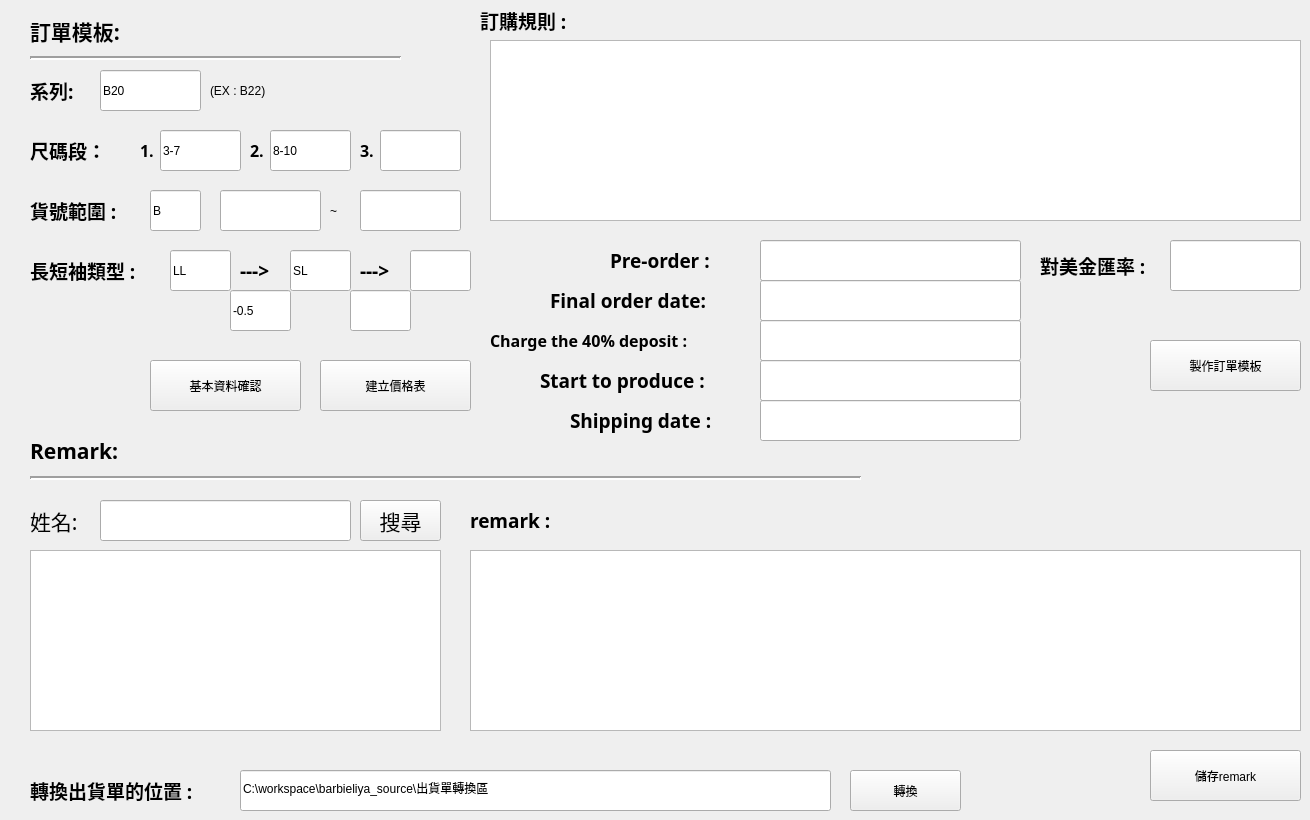
   <widget class="QWidget" name="tab_order">
    <attribute name="title">
     <string>訂單處理系統</string>
    </attribute>
    <widget class="QPushButton" name="Button_write_code">
     <property name="geometry">
      <rect>
       <x>1150</x>
       <y>340</y>
       <width>151</width>
       <height>51</height>
      </rect>
     </property>
     <property name="text">
      <string>製作訂單模板</string>
     </property>
    </widget>
    <widget class="QLineEdit" name="order_code_start">
     <property name="geometry">
      <rect>
       <x>220</x>
       <y>190</y>
       <width>101</width>
       <height>41</height>
      </rect>
     </property>
     <property name="text">
      <string/>
     </property>
    </widget>
    <widget class="QLineEdit" name="order_code_end">
     <property name="geometry">
      <rect>
       <x>360</x>
       <y>190</y>
       <width>101</width>
       <height>41</height>
      </rect>
     </property>
     <property name="text">
      <string/>
     </property>
    </widget>
    <widget class="QLineEdit" name="order_code_title">
     <property name="geometry">
      <rect>
       <x>150</x>
       <y>190</y>
       <width>51</width>
       <height>41</height>
      </rect>
     </property>
     <property name="text">
      <string>B</string>
     </property>
    </widget>
    <widget class="QLineEdit" name="order_SL_1">
     <property name="geometry">
      <rect>
       <x>170</x>
       <y>250</y>
       <width>61</width>
       <height>41</height>
      </rect>
     </property>
     <property name="text">
      <string>LL</string>
     </property>
    </widget>
    <widget class="QLabel" name="label_3">
     <property name="geometry">
      <rect>
       <x>330</x>
       <y>200</y>
       <width>21</width>
       <height>21</height>
      </rect>
     </property>
     <property name="text">
      <string>~</string>
     </property>
    </widget>
    <widget class="QLabel" name="label_7">
     <property name="geometry">
      <rect>
       <x>30</x>
       <y>190</y>
       <width>111</width>
       <height>41</height>
      </rect>
     </property>
     <property name="font">
      <font>
       <family>微軟正黑體</family>
       <pointsize>14</pointsize>
       <weight>75</weight>
       <bold>true</bold>
      </font>
     </property>
     <property name="text">
      <string>貨號範圍 :</string>
     </property>
    </widget>
    <widget class="QLabel" name="label_12">
     <property name="geometry">
      <rect>
       <x>30</x>
       <y>10</y>
       <width>121</width>
       <height>41</height>
      </rect>
     </property>
     <property name="font">
      <font>
       <family>微軟正黑體</family>
       <pointsize>16</pointsize>
       <weight>75</weight>
       <bold>true</bold>
      </font>
     </property>
     <property name="text">
      <string>訂單模板:</string>
     </property>
    </widget>
    <widget class="Line" name="line_3">
     <property name="geometry">
      <rect>
       <x>30</x>
       <y>50</y>
       <width>371</width>
       <height>16</height>
      </rect>
     </property>
     <property name="lineWidth">
      <number>2</number>
     </property>
     <property name="orientation">
      <enum>Qt::Horizontal</enum>
     </property>
    </widget>
    <widget class="QTextEdit" name="order_rules">
     <property name="geometry">
      <rect>
       <x>490</x>
       <y>40</y>
       <width>811</width>
       <height>181</height>
      </rect>
     </property>
    </widget>
    <widget class="QPushButton" name="Button_push_remark">
     <property name="geometry">
      <rect>
       <x>1150</x>
       <y>750</y>
       <width>151</width>
       <height>51</height>
      </rect>
     </property>
     <property name="text">
      <string>儲存remark</string>
     </property>
    </widget>
    <widget class="QLabel" name="label_5">
     <property name="geometry">
      <rect>
       <x>30</x>
       <y>130</y>
       <width>91</width>
       <height>41</height>
      </rect>
     </property>
     <property name="font">
      <font>
       <family>微軟正黑體</family>
       <pointsize>14</pointsize>
       <weight>75</weight>
       <bold>true</bold>
      </font>
     </property>
     <property name="text">
      <string>尺碼段：</string>
     </property>
    </widget>
    <widget class="QLineEdit" name="size_range_1">
     <property name="geometry">
      <rect>
       <x>160</x>
       <y>130</y>
       <width>81</width>
       <height>41</height>
      </rect>
     </property>
     <property name="text">
      <string>3-7</string>
     </property>
    </widget>
    <widget class="QLabel" name="label_14">
     <property name="geometry">
      <rect>
       <x>140</x>
       <y>140</y>
       <width>21</width>
       <height>21</height>
      </rect>
     </property>
     <property name="font">
      <font>
       <family>微軟正黑體</family>
       <pointsize>12</pointsize>
       <weight>75</weight>
       <bold>true</bold>
      </font>
     </property>
     <property name="text">
      <string>1.</string>
     </property>
    </widget>
    <widget class="QLabel" name="label_15">
     <property name="geometry">
      <rect>
       <x>250</x>
       <y>140</y>
       <width>21</width>
       <height>21</height>
      </rect>
     </property>
     <property name="font">
      <font>
       <family>微軟正黑體</family>
       <pointsize>12</pointsize>
       <weight>75</weight>
       <bold>true</bold>
      </font>
     </property>
     <property name="text">
      <string>2.</string>
     </property>
    </widget>
    <widget class="QLineEdit" name="size_range_2">
     <property name="geometry">
      <rect>
       <x>270</x>
       <y>130</y>
       <width>81</width>
       <height>41</height>
      </rect>
     </property>
     <property name="text">
      <string>8-10</string>
     </property>
    </widget>
    <widget class="QLineEdit" name="exchange_rate">
     <property name="geometry">
      <rect>
       <x>1170</x>
       <y>240</y>
       <width>131</width>
       <height>51</height>
      </rect>
     </property>
    </widget>
    <widget class="QLabel" name="label_22">
     <property name="geometry">
      <rect>
       <x>1040</x>
       <y>240</y>
       <width>141</width>
       <height>51</height>
      </rect>
     </property>
     <property name="font">
      <font>
       <family>微軟正黑體</family>
       <pointsize>14</pointsize>
       <weight>75</weight>
       <bold>true</bold>
      </font>
     </property>
     <property name="text">
      <string>對美金匯率 :</string>
     </property>
    </widget>
    <widget class="QLabel" name="label_23">
     <property name="geometry">
      <rect>
       <x>480</x>
       <y>0</y>
       <width>141</width>
       <height>41</height>
      </rect>
     </property>
     <property name="font">
      <font>
       <family>微軟正黑體</family>
       <pointsize>14</pointsize>
       <weight>75</weight>
       <bold>true</bold>
      </font>
     </property>
     <property name="text">
      <string>訂購規則 :</string>
     </property>
    </widget>
    <widget class="QTableWidget" name="order_list_customer">
     <property name="geometry">
      <rect>
       <x>30</x>
       <y>550</y>
       <width>411</width>
       <height>181</height>
      </rect>
     </property>
     <property name="editTriggers">
      <set>QAbstractItemView::NoEditTriggers</set>
     </property>
    </widget>
    <widget class="QLineEdit" name="order_search_customer">
     <property name="geometry">
      <rect>
       <x>100</x>
       <y>500</y>
       <width>251</width>
       <height>41</height>
      </rect>
     </property>
    </widget>
    <widget class="QLabel" name="label_customer_5">
     <property name="geometry">
      <rect>
       <x>30</x>
       <y>500</y>
       <width>61</width>
       <height>41</height>
      </rect>
     </property>
     <property name="font">
      <font>
       <family>微軟正黑體</family>
       <pointsize>16</pointsize>
      </font>
     </property>
     <property name="text">
      <string>姓名:</string>
     </property>
    </widget>
    <widget class="QPushButton" name="Button_customer_search_2">
     <property name="geometry">
      <rect>
       <x>360</x>
       <y>500</y>
       <width>81</width>
       <height>41</height>
      </rect>
     </property>
     <property name="font">
      <font>
       <family>微軟正黑體</family>
       <pointsize>16</pointsize>
      </font>
     </property>
     <property name="text">
      <string>搜尋</string>
     </property>
    </widget>
    <widget class="QLabel" name="label_26">
     <property name="geometry">
      <rect>
       <x>30</x>
       <y>430</y>
       <width>121</width>
       <height>41</height>
      </rect>
     </property>
     <property name="font">
      <font>
       <family>微軟正黑體</family>
       <pointsize>16</pointsize>
       <weight>75</weight>
       <bold>true</bold>
      </font>
     </property>
     <property name="text">
      <string>Remark:</string>
     </property>
    </widget>
    <widget class="Line" name="line_4">
     <property name="geometry">
      <rect>
       <x>30</x>
       <y>470</y>
       <width>831</width>
       <height>16</height>
      </rect>
     </property>
     <property name="lineWidth">
      <number>2</number>
     </property>
     <property name="orientation">
      <enum>Qt::Horizontal</enum>
     </property>
    </widget>
    <widget class="QTextEdit" name="order_remark">
     <property name="geometry">
      <rect>
       <x>470</x>
       <y>550</y>
       <width>831</width>
       <height>181</height>
      </rect>
     </property>
    </widget>
    <widget class="QLabel" name="label_28">
     <property name="geometry">
      <rect>
       <x>470</x>
       <y>500</y>
       <width>141</width>
       <height>41</height>
      </rect>
     </property>
     <property name="font">
      <font>
       <family>微軟正黑體</family>
       <pointsize>14</pointsize>
       <weight>75</weight>
       <bold>true</bold>
      </font>
     </property>
     <property name="text">
      <string>remark :</string>
     </property>
    </widget>
    <widget class="QLineEdit" name="series">
     <property name="geometry">
      <rect>
       <x>100</x>
       <y>70</y>
       <width>101</width>
       <height>41</height>
      </rect>
     </property>
     <property name="text">
      <string>B20</string>
     </property>
    </widget>
    <widget class="QLabel" name="label_31">
     <property name="geometry">
      <rect>
       <x>30</x>
       <y>70</y>
       <width>61</width>
       <height>41</height>
      </rect>
     </property>
     <property name="font">
      <font>
       <family>微軟正黑體</family>
       <pointsize>14</pointsize>
       <weight>75</weight>
       <bold>true</bold>
      </font>
     </property>
     <property name="text">
      <string>系列: </string>
     </property>
    </widget>
    <widget class="QLabel" name="label_32">
     <property name="geometry">
      <rect>
       <x>210</x>
       <y>70</y>
       <width>101</width>
       <height>41</height>
      </rect>
     </property>
     <property name="text">
      <string>(EX : B22)</string>
     </property>
    </widget>
    <widget class="QPushButton" name="Button_write_price">
     <property name="geometry">
      <rect>
       <x>320</x>
       <y>360</y>
       <width>151</width>
       <height>51</height>
      </rect>
     </property>
     <property name="text">
      <string>建立價格表</string>
     </property>
    </widget>
    <widget class="QLineEdit" name="size_range_3">
     <property name="geometry">
      <rect>
       <x>380</x>
       <y>130</y>
       <width>81</width>
       <height>41</height>
      </rect>
     </property>
     <property name="text">
      <string/>
     </property>
    </widget>
    <widget class="QLabel" name="label_39">
     <property name="geometry">
      <rect>
       <x>360</x>
       <y>140</y>
       <width>21</width>
       <height>21</height>
      </rect>
     </property>
     <property name="font">
      <font>
       <family>微軟正黑體</family>
       <pointsize>12</pointsize>
       <weight>75</weight>
       <bold>true</bold>
      </font>
     </property>
     <property name="text">
      <string>3.</string>
     </property>
    </widget>
    <widget class="QLineEdit" name="order_SL_2">
     <property name="geometry">
      <rect>
       <x>290</x>
       <y>250</y>
       <width>61</width>
       <height>41</height>
      </rect>
     </property>
     <property name="text">
      <string>SL</string>
     </property>
    </widget>
    <widget class="QLineEdit" name="order_SL_3">
     <property name="geometry">
      <rect>
       <x>410</x>
       <y>250</y>
       <width>61</width>
       <height>41</height>
      </rect>
     </property>
     <property name="text">
      <string/>
     </property>
    </widget>
    <widget class="QLabel" name="label_11">
     <property name="geometry">
      <rect>
       <x>30</x>
       <y>250</y>
       <width>141</width>
       <height>41</height>
      </rect>
     </property>
     <property name="font">
      <font>
       <family>微軟正黑體</family>
       <pointsize>14</pointsize>
       <weight>75</weight>
       <bold>true</bold>
      </font>
     </property>
     <property name="text">
      <string>長短袖類型 :</string>
     </property>
    </widget>
    <widget class="QLabel" name="order_error">
     <property name="geometry">
      <rect>
       <x>870</x>
       <y>450</y>
       <width>431</width>
       <height>51</height>
      </rect>
     </property>
     <property name="font">
      <font>
       <family>微軟正黑體</family>
       <pointsize>14</pointsize>
       <weight>75</weight>
       <bold>true</bold>
      </font>
     </property>
     <property name="text">
      <string/>
     </property>
     <property name="alignment">
      <set>Qt::AlignRight|Qt::AlignTrailing|Qt::AlignVCenter</set>
     </property>
    </widget>
    <widget class="QPushButton" name="Button_check_code">
     <property name="geometry">
      <rect>
       <x>150</x>
       <y>360</y>
       <width>151</width>
       <height>51</height>
      </rect>
     </property>
     <property name="text">
      <string>基本資料確認</string>
     </property>
    </widget>
    <widget class="QLineEdit" name="order_spread_1">
     <property name="geometry">
      <rect>
       <x>230</x>
       <y>290</y>
       <width>61</width>
       <height>41</height>
      </rect>
     </property>
     <property name="text">
      <string>-0.5</string>
     </property>
    </widget>
    <widget class="QLineEdit" name="order_spread_2">
     <property name="geometry">
      <rect>
       <x>350</x>
       <y>290</y>
       <width>61</width>
       <height>41</height>
      </rect>
     </property>
     <property name="text">
      <string/>
     </property>
    </widget>
    <widget class="QLabel" name="label_13">
     <property name="geometry">
      <rect>
       <x>240</x>
       <y>250</y>
       <width>51</width>
       <height>41</height>
      </rect>
     </property>
     <property name="font">
      <font>
       <family>微軟正黑體</family>
       <pointsize>14</pointsize>
       <weight>75</weight>
       <bold>true</bold>
      </font>
     </property>
     <property name="text">
      <string>---&gt;</string>
     </property>
    </widget>
    <widget class="QLabel" name="label_16">
     <property name="geometry">
      <rect>
       <x>360</x>
       <y>250</y>
       <width>51</width>
       <height>41</height>
      </rect>
     </property>
     <property name="font">
      <font>
       <family>微軟正黑體</family>
       <pointsize>14</pointsize>
       <weight>75</weight>
       <bold>true</bold>
      </font>
     </property>
     <property name="text">
      <string>---&gt;</string>
     </property>
    </widget>
    <widget class="QLineEdit" name="order_tran_path">
     <property name="geometry">
      <rect>
       <x>240</x>
       <y>770</y>
       <width>591</width>
       <height>41</height>
      </rect>
     </property>
     <property name="text">
      <string>C:\workspace\barbieliya_source\出貨單轉換區</string>
     </property>
    </widget>
    <widget class="QLabel" name="label_17">
     <property name="geometry">
      <rect>
       <x>30</x>
       <y>770</y>
       <width>201</width>
       <height>41</height>
      </rect>
     </property>
     <property name="font">
      <font>
       <family>微軟正黑體</family>
       <pointsize>14</pointsize>
       <weight>75</weight>
       <bold>true</bold>
      </font>
     </property>
     <property name="text">
      <string>轉換出貨單的位置 :</string>
     </property>
    </widget>
    <widget class="QPushButton" name="Button_tran_order">
     <property name="geometry">
      <rect>
       <x>850</x>
       <y>770</y>
       <width>111</width>
       <height>41</height>
      </rect>
     </property>
     <property name="text">
      <string>轉換</string>
     </property>
    </widget>
    <widget class="QLineEdit" name="order_code_info_1">
     <property name="geometry">
      <rect>
       <x>760</x>
       <y>240</y>
       <width>261</width>
       <height>41</height>
      </rect>
     </property>
     <property name="text">
      <string/>
     </property>
    </widget>
    <widget class="QLineEdit" name="order_code_info_2">
     <property name="geometry">
      <rect>
       <x>760</x>
       <y>280</y>
       <width>261</width>
       <height>41</height>
      </rect>
     </property>
     <property name="text">
      <string/>
     </property>
    </widget>
    <widget class="QLineEdit" name="order_code_info_3">
     <property name="geometry">
      <rect>
       <x>760</x>
       <y>320</y>
       <width>261</width>
       <height>41</height>
      </rect>
     </property>
     <property name="text">
      <string/>
     </property>
    </widget>
    <widget class="QLineEdit" name="order_code_info_4">
     <property name="geometry">
      <rect>
       <x>760</x>
       <y>360</y>
       <width>261</width>
       <height>41</height>
      </rect>
     </property>
     <property name="text">
      <string/>
     </property>
    </widget>
    <widget class="QLineEdit" name="order_code_info_5">
     <property name="geometry">
      <rect>
       <x>760</x>
       <y>400</y>
       <width>261</width>
       <height>41</height>
      </rect>
     </property>
     <property name="text">
      <string/>
     </property>
    </widget>
    <widget class="QLabel" name="label_18">
     <property name="geometry">
      <rect>
       <x>610</x>
       <y>240</y>
       <width>141</width>
       <height>41</height>
      </rect>
     </property>
     <property name="font">
      <font>
       <family>微軟正黑體</family>
       <pointsize>14</pointsize>
       <weight>75</weight>
       <bold>true</bold>
      </font>
     </property>
     <property name="text">
      <string>Pre-order :</string>
     </property>
    </widget>
    <widget class="QLabel" name="label_20">
     <property name="geometry">
      <rect>
       <x>550</x>
       <y>280</y>
       <width>201</width>
       <height>41</height>
      </rect>
     </property>
     <property name="font">
      <font>
       <family>微軟正黑體</family>
       <pointsize>14</pointsize>
       <weight>75</weight>
       <bold>true</bold>
      </font>
     </property>
     <property name="text">
      <string>Final order date:</string>
     </property>
    </widget>
    <widget class="QLabel" name="label_21">
     <property name="geometry">
      <rect>
       <x>490</x>
       <y>320</y>
       <width>261</width>
       <height>41</height>
      </rect>
     </property>
     <property name="font">
      <font>
       <family>微軟正黑體</family>
       <pointsize>12</pointsize>
       <weight>75</weight>
       <bold>true</bold>
      </font>
     </property>
     <property name="text">
      <string>Charge the 40% deposit :</string>
     </property>
    </widget>
    <widget class="QLabel" name="label_24">
     <property name="geometry">
      <rect>
       <x>540</x>
       <y>360</y>
       <width>211</width>
       <height>41</height>
      </rect>
     </property>
     <property name="font">
      <font>
       <family>微軟正黑體</family>
       <pointsize>14</pointsize>
       <weight>75</weight>
       <bold>true</bold>
      </font>
     </property>
     <property name="text">
      <string>Start to produce :</string>
     </property>
    </widget>
    <widget class="QLabel" name="label_25">
     <property name="geometry">
      <rect>
       <x>570</x>
       <y>400</y>
       <width>181</width>
       <height>41</height>
      </rect>
     </property>
     <property name="font">
      <font>
       <family>微軟正黑體</family>
       <pointsize>14</pointsize>
       <weight>75</weight>
       <bold>true</bold>
      </font>
     </property>
     <property name="text">
      <string>Shipping date :</string>
     </property>
    </widget>
   </widget>
